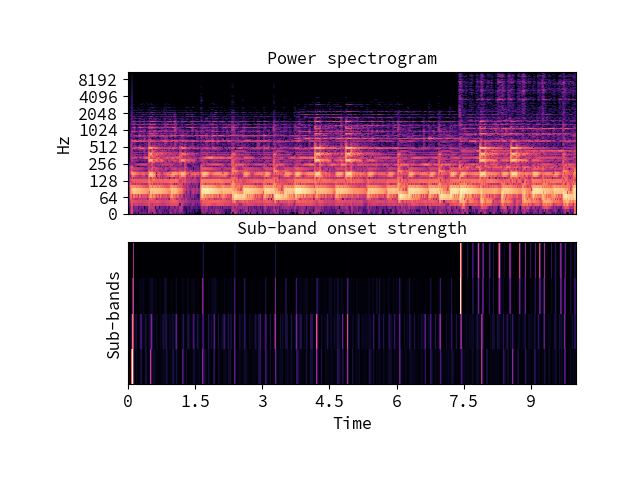

The Python source for this figure:
# First, load some audio and plot the spectrogram

import matplotlib.pyplot as plt
y, sr = librosa.load(librosa.util.example_audio_file(),
                     duration=10.0)
D = librosa.stft(y)
plt.figure()
plt.subplot(2, 1, 1)
librosa.display.specshow(librosa.amplitude_to_db(D, ref=np.max),
                         y_axis='log')
plt.title('Power spectrogram')

# Construct a standard onset function over four sub-bands

onset_subbands = librosa.onset.onset_strength_multi(y=y, sr=sr,
                                                    channels=[0, 32, 64, 96, 128])
plt.subplot(2, 1, 2)
librosa.display.specshow(onset_subbands, x_axis='time')
plt.ylabel('Sub-bands')
plt.title('Sub-band onset strength')
